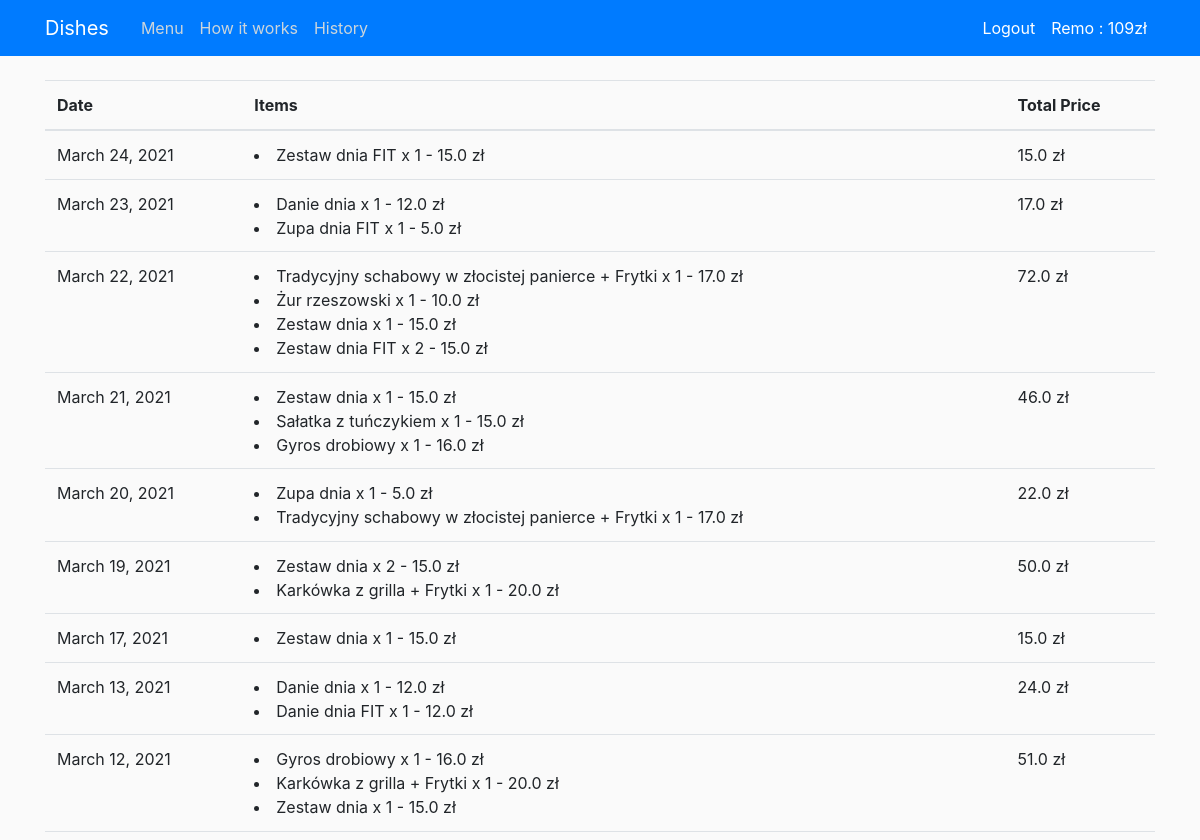
The page /history/ (signed in, upper part) on the database as committed earlier.
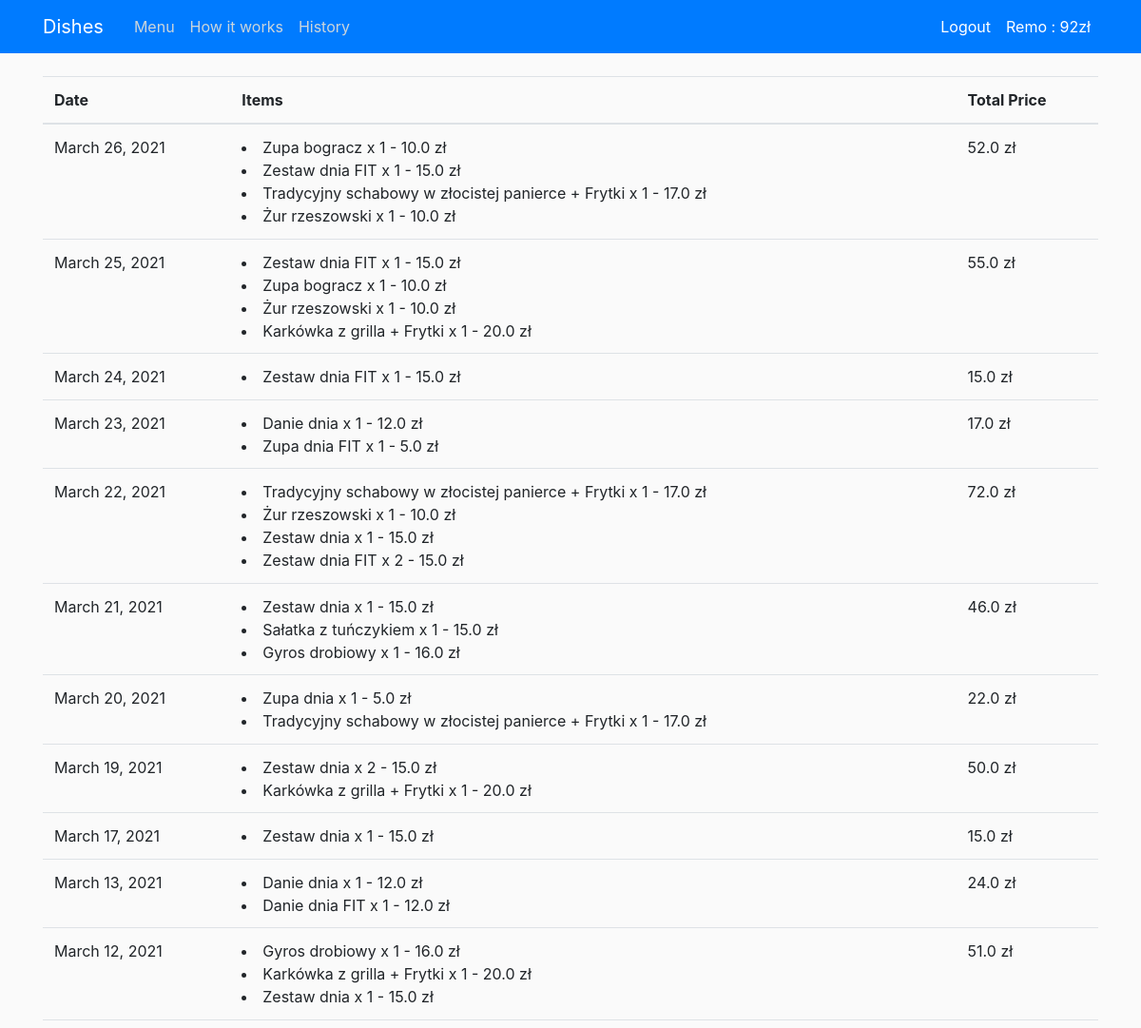
The same page on the database as committed later.
### users/models.py (models this page shows, shortened)
class Profile(models.Model):
    user = models.OneToOneField(User, on_delete=models.CASCADE)
    money = models.FloatField(default=0)

### shop/views.py (the view)
# urls.py: path('history/',show_history, name='shop-history')
@login_required
def show_history(request):
    dates = Orders.objects.filter(user=request.user).dates('order_date','day')
    orders = Orders.objects.filter(user=request.user)
    history = []
    for d in reversed(dates):
        items = []
        total = 0
        for o in orders:
            if o.order_date.date() == d:
                items.append(f'{o.composition} x {o.quantity} - {o.composition.dish.price + o.composition.addon.price} zł')
                total += (o.composition.dish.price + o.composition.addon.price) * o.quantity
        history.append({'date': d, 'items': items, 'price': total})
    context = {
        'summary': True,
        'money': Profile.objects.get(user=request.user).money,
        'history': history
    }
    return render(request,'shop/history.html',context)

### shop/models.py (called while the page is built)
    def __str__(self):
        return f'{self.name}'

    def __str__(self):
        return f'{self.name}'

    def __str__(self):
        if self.addon.name == 'empty':
            return f'{self.dish}'
        elif self.addon.addon_type == 'pizza':
            return f'{self.dish} - {self.addon}'
        else:
            return f'{self.dish} + {self.addon}'

### shop/templates/shop/history.html
{% extends 'shop/base.html' %}
{% block summary %}
    <div class="container">
       <table class="table">
            <thead>
            <tr>
                <th scope="col">Date</th>
                <th scope="col">Items</th>
                <th scope="col">Total Price</th>
            </tr>
            </thead>
            <tbody>
                {% for h in history %}
                    <tr>
                        <td> {{h.date}}</td>
                        <td>
                            {% for item in h.items %}
                                <li> {{item}} </li>
                            {% endfor %}
                        </td>
                        <td> {{h.price}} zł</td>
                    <tr>
                {% endfor %}
            </tbody>
        </table>
    </div>
{% endblock summary %}

### shop/templates/shop/base.html (shortened to what this page needs)
{% load static %}
{% load django_template_maths %}
<!DOCTYPE html>
<html>
<head>
    <link rel="stylesheet" href="https://stackpath.bootstrapcdn.com/bootstrap/4.5.2/css/bootstrap.min.css">
    <link rel="stylesheet" type="text/css" href="{% static 'shop/main.css' %}">
</head>
<body>
    <header class="site-header">
        <nav class="navbar navbar-expand-md navbar-dark bg-primary fixed-top">
            <div class="container">
                <a class="navbar-brand mr-4">Dishes</a>
                <div class="collapse navbar-collapse" id="navbarToggle">
                    <div class="navbar-nav mr-auto">
                        <a class="nav-item nav-link" href="{% url 'shop-home' %}">Menu</a>
                        <a class="nav-item nav-link" href="{% url 'shop-about' %}">How it works</a>
                        {% if user.is_authenticated %}
                            <a class="nav-item nav-link" href="{% url 'shop-history' %}">History</a>
                        {% endif %}
                    </div>
                     <div class="navbar-nav">
                        {% if user.is_authenticated %}
                            <a class="nav-item nav-link" style="color: #ffffff" href="{% url 'logout' %}">Logout</a>
                            <a class="nav-item nav-link" style="color: #ffffff" href="{% url 'profile' %}">{{ user.username }} : {{money|floatformat}}zł</a>
                        {% else %}
                            <a class="nav-item nav-link" style="color: #ffffff" href="{% url 'login' %}">Login</a>
                            <a class="nav-item nav-link" style="color: #ffffff" href="{% url 'register' %}">Register</a>
                        {% endif %}
                    </div>
                </div>
            </div>
        </nav>
    </header>
   <main role="main" class="container-fluid">
        {% if summary %}
            {% block summary %}
            {% endblock summary %}
        {% endif %}
    </main>
</body>
</html>

Rows that differ between the two databases and show on the page:
changed Profile: money "109" → "92"
Other text that changed with them:
new list line: "March 26, 2021 Zupa bogracz x 1 - 10.0 zł Zestaw dnia FIT x 1 - 15.0 zł Tradycyjny schabowy w złocistej panierce + Frytki x 1 - 17.0 zł Żur rzeszowski x 1 - 10.0 zł 52.0 zł"
new list line: "March 25, 2021 Zestaw dnia FIT x 1 - 15.0 zł Zupa bogracz x 1 - 10.0 zł Żur rzeszowski x 1 - 10.0 zł Karkówka z grilla + Frytki x 1 - 20.0 zł 55.0 zł"
